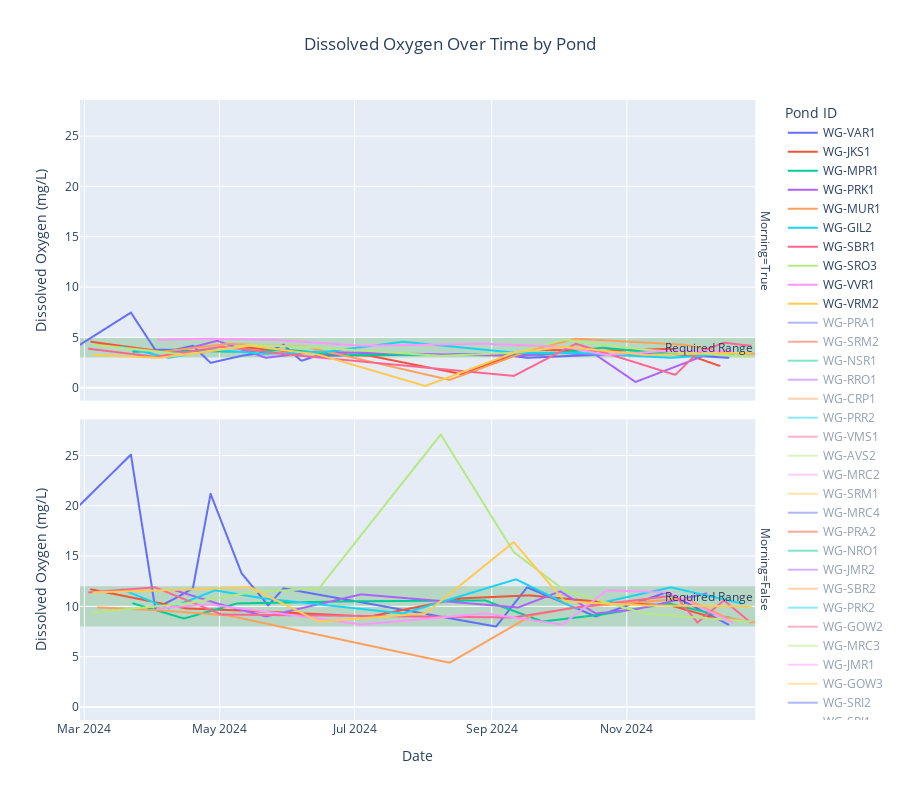

The code cell stored with this chart in its notebook:
### Code cell
# Create interactive plot of DO over time by pond
# Get all ponds ordered by number of observations
pond_order = winkler_df.groupby('pond_id').size().sort_values(ascending=False).index.tolist()
winkler_df['date'] = winkler_df['sample_dt'].dt.date

# Get top 10 ponds for initial visibility
top_10_ponds = pond_order[:10]

fig = px.line(winkler_df, 
                 x='date', 
                 y='do_mg_per_L',
                 color='pond_id',
                 facet_row='morning',
                 title='Dissolved Oxygen Over Time by Pond',
                 labels={'do_mg_per_L': 'Dissolved Oxygen (mg/L)',
                        'date': 'Date',
                        'pond_id': 'Pond ID',
                        'morning': 'Morning'},
                 category_orders={'pond_id': pond_order},
                 height=800)

# Add shaded regions for required DO ranges based on time of day
# Morning range (3-5 mg/L)
fig.add_hrect(y0=3, y1=5,
              fillcolor="green", opacity=0.2,
              layer="below", line_width=0,
              annotation_text="Required Range",
              annotation_position="top right",
              row=2)  # Morning facet

# Evening range (8-12 mg/L) 
fig.add_hrect(y0=8, y1=12,
              fillcolor="green", opacity=0.2,
              layer="below", line_width=0,
              annotation_text="Required Range",
              annotation_position="top right",
              row=1)  # Evening facet

# Update layout
fig.update_layout(
    showlegend=True,
    legend_title_text='Pond ID',
    title_x=0.5,
    height=800  # Increased height for better visibility
)

# Show only top 10 ponds initially but allow selection of others
fig.for_each_trace(lambda t: t.update(visible='legendonly') 
                   if t.name not in top_10_ponds 
                   else t.update(visible=True))

fig.show()
